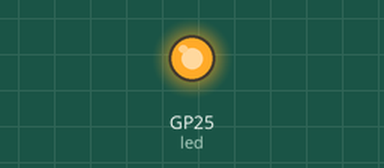
This program was run on a simulated Raspberry Pi Pico running CircuitPython. Parts: output pins drawn as LEDs (lit = HIGH). At 0.5 s the program ends and the board releases its pins; the recording ends there.

Above: at 0.1 s.
Timing chart, 0 to 0.5 s (numbered marks = the images above):
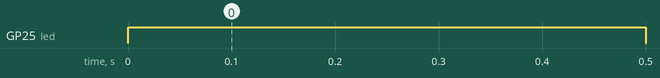

Measured:
- by itself, GP25 (led): LOW → HIGH at 0.00 s, → LOW 0.50 s later

The program:

1_LED.py
```python
import board
import time
from digitalio import DigitalInOut, Direction,Pull


led = DigitalInOut(board.LED)
led.direction = Direction.OUTPUT
led.value= True
time.sleep(0.5)
led.value= False


# #Connect LED between Pin1 ie GP0 and Pin 2
# op = DigitalInOut(board.GP0)
# op.direction = Direction.OUTPUT


# if led.value==0: led.value= True
# time.sleep(0.5)
# elif led.value==1:led.value = False
```
